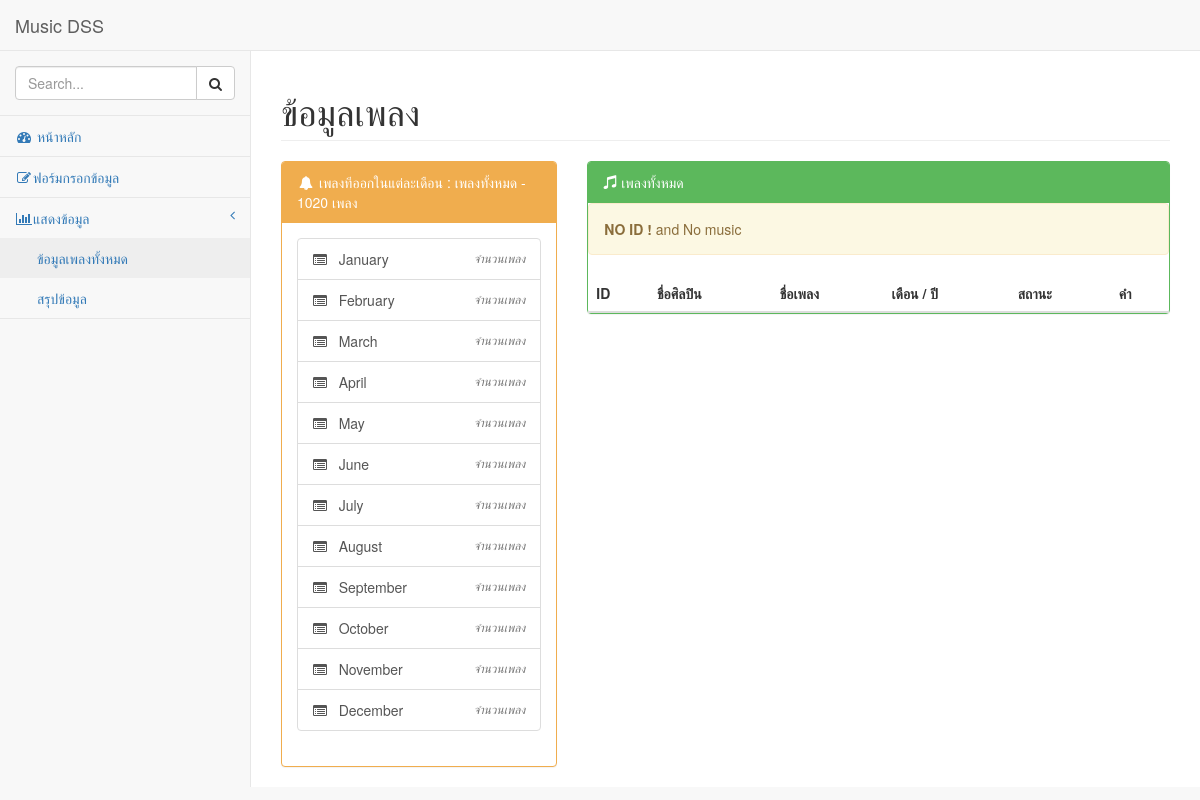
The app's page /data.php with its own data.
### tables this page shows
CREATE TABLE `mouth` (
  `id` int(2) NOT NULL,
  `mouth` varchar(20) NOT NULL
);

### Music.php (called while the page is built, shortened)
<?php
class Music
{
    function __construct()
    {
        $database = new DataBase();
        $con = $database->getDB();
        $this->db = $con;
    }
    public function runQuery($sql)
    {
        $stmt = $this->db->prepare($sql);
        return $stmt;
    }
}
?>

### data.php (the view, shortened to what this page needs)
<?php
require_once 'Music.php';
$Music = new Music();
$stmt = $Music->runQuery("SELECT * FROM `mouth`");
$stmt->execute();
$data = $stmt->fetchAll(PDO::FETCH_ASSOC);
$stmt1 = $Music->runQuery("SELECT COUNT(Music_id) FROM `text_music`");
$stmt1->execute();
$data1 = $stmt1->fetch(PDO::FETCH_ASSOC);
?>
<!DOCTYPE html>
<html lang="en">
<head>
    <?php include 'head.php'; ?>
</head>
<body>
    <div id="wrapper">
        <?php include 'menu.php'; ?>
        <div id="page-wrapper">
            <div class="row">
                <div class="col-lg-12">
                    <h1 class="page-header">ข้อมูลเพลง</h1>
                </div>
            </div>
            <div class="row">
                <div class="col-lg-4">
                    <div class="panel panel-yellow">
                        <div class="panel-heading">
                            <i class="fa fa-bell fa-fw"></i> เพลงทีออกในแต่ละเดือน : เพลงทั้งหมด - <?= $data1['COUNT(Music_id)'] ?> เพลง
                        </div>
                        <div class="panel-body">
                            <div class="list-group">
                                <?php
                                    foreach ($data as $key ){
                                        echo ' <a href="data.php?id='.$key['id'].'" class="list-group-item">
                                    <i class="fa fa-list-alt"></i>&nbsp;&nbsp; '.$key['mouth'].'
                                    <span class="pull-right text-muted small"><em>จำนวนเพลง</em>
                                    </span>
                                    </a>';
                                    }
                                 ?>
                            </div>
                        </div>
                    </div>
                </div>
                <div class="col-lg-8">
                    <div class="panel panel-green">
                        <div class="panel-heading">
                            <i class="glyphicon glyphicon-music"></i> เพลงทั้งหมด
                        </div>
                        <table class="table table-hover">
                                <thead>
                                <tr>
                                    <th>ID</th>
                                    <th>ชื่อศิลปิน</th>
                                    <th>ชื่อเพลง</th>
                                    <th>เดือน / ปี</th>
                                    <th>สถานะ</th>
                                    <th>คำ</th>
                                </tr>
                                </thead>
                            <?php
                                if(isset($_GET['id'])){
                                    $id = $_GET['id'];
                                    echo "ID : ".$id;
                                    $stmt = $Music->runQuery("SELECT * FROM text_music
                                                                INNER JOIN mouth
                                                                ON text_music.Music_month=mouth.id
                                                                WHERE mouth.id=:id ORDER BY Music_id DESC");
                                    $stmt->execute(array(':id' => $id));
                                    echo'<hr>';
                                    if($stmt->rowCount()){
                                        $data_music = $stmt->fetchAll(PDO::FETCH_ASSOC);
                                        foreach ($data_music as $value) {
                                        ?>
                                            <tbody>
                                            <tr>
                                                <td><?php echo $value['Music_id'] ?></td>
                                                <td><?php echo $value['Artist'] ?></td>
                                                <td><?php echo $value['name_music'] ?></td>
                                                <td><?php echo $value['mouth'] ?> / <?php echo $value['Music_year'] ?></td>
                                                <td><?php
                                                if ($value['isActive'] == 0 ){
                                                    echo '<a href="cut.php?ID_cut='.$value['Music_id'].'" class="btn btn-warning btn-xs" target="_blank" >ยังไม่คำนวณ</a>';
                                                }else if ($value['isActive'] == 1) {
                                                    echo '<a href="cut.php?ID_cut='.$value['Music_id'].'" class="btn btn-success btn-xs">คำนวณ</a>';
                                                }
                                            ?>
                                            </td>
                                            </tr>
                                            </tbody>
                                            <?php
                                        }
                                    }
                                }else {
                                    echo '<div class="alert alert-warning" role="alert"><strong>NO ID !</strong> and No music</div>';
                                }
                             ?>
                        </table>
                    </div>
                </div>
            </div>
        </div>
    </div>
</body>
</html>

### head.php
<link href="assets/vendor/bootstrap/css/bootstrap.min.css" rel="stylesheet">
<link href="assets/vendor/metisMenu/metisMenu.min.css" rel="stylesheet">
<link href="assets/dist/css/sb-admin-2.css" rel="stylesheet">
<link href="assets/vendor/morrisjs/morris.css" rel="stylesheet">
<link href="assets/vendor/font-awesome/css/font-awesome.min.css" rel="stylesheet" type="text/css">

### menu.php (shortened to what this page needs)
<nav class="navbar navbar-default navbar-static-top" role="navigation" style="margin-bottom: 0">
    <div class="navbar-header">
        <a class="navbar-brand" href="index.php">Music DSS</a>
    </div>
    <div class="navbar-default sidebar" role="navigation">
        <div class="sidebar-nav navbar-collapse">
            <ul class="nav" id="side-menu">
                <li class="sidebar-search">
                    <div class="input-group custom-search-form">
                        <input type="text" class="form-control" placeholder="Search...">
                        <span class="input-group-btn">
                        <button class="btn btn-default" type="button">
                            <i class="fa fa-search"></i>
                        </button>
                    </span>
                    </div>
                </li>
                <li>
                    <a href="index.php"><i class="fa fa-dashboard fa-fw"></i> หน้าหลัก</a>
                </li>
                <li>
                    <a href="form.php"><i class="fa fa-edit fa-fw"></i>ฟอร์มกรอกข้อมูล</a>
                </li>
                <li>
                    <a href="#"><i class="fa fa-bar-chart-o fa-fw"></i>แสดงข้อมูล<span class="fa arrow"></span></a>
                    <ul class="nav nav-second-level">
                        <li>
                            <a href="data.php">ข้อมูลเพลงทั้งหมด</a>
                        </li>
                        <li>
                            <a href="sum.php">สรุปข้อมูล</a>
                        </li>
                    </ul>
                </li>
            </ul>
        </div>
    </div>
</nav>

### records on screen
mouth: mouth "January"
mouth: mouth "February"
mouth: mouth "March"
mouth: mouth "April"
mouth: mouth "May"
mouth: mouth "June"
mouth: mouth "July"
mouth: mouth "August"
mouth: mouth "September"
mouth: mouth "October"
mouth: mouth "November"
mouth: mouth "December"

### other values on screen
$data1['COUNT(Music_id)'] "1020"
